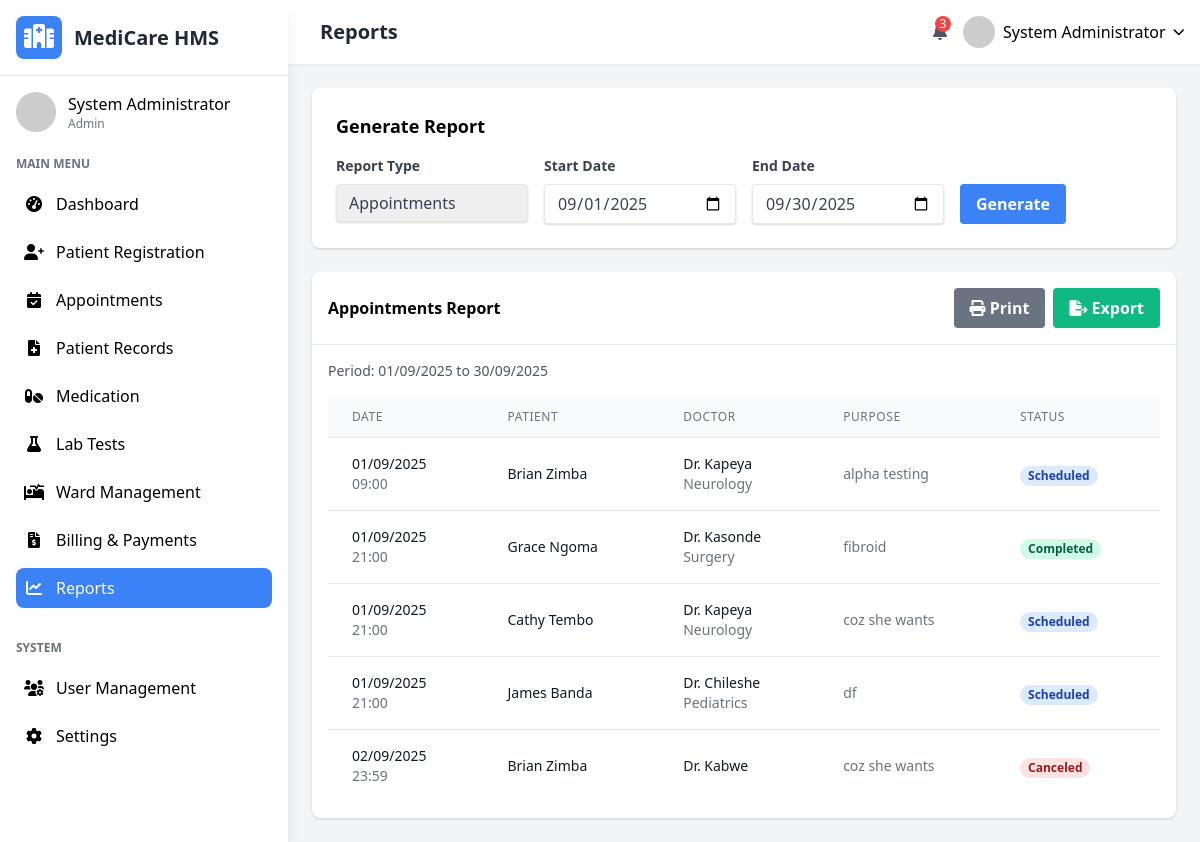
/reports.php (signed in), run on the app's committed database.
### tables this page shows
CREATE TABLE `users` (
  `user_id` int(11) NOT NULL,
  `username` varchar(50) NOT NULL,
  `password_hash` varchar(255) NOT NULL,
  `email` varchar(100) NOT NULL,
  `first_name` varchar(50) NOT NULL,
  `last_name` varchar(50) NOT NULL,
  `role` enum('admin','doctor','nurse','receptionist','lab_technician','pharmacist') NOT NULL,
  `specialization` varchar(100) DEFAULT NULL,
  `phone` varchar(20) DEFAULT NULL,
  `address` text DEFAULT NULL,
  `hire_date` date DEFAULT NULL,
  `status` enum('active','inactive','on_leave') DEFAULT 'active',
  `created_at` timestamp NOT NULL DEFAULT current_timestamp(),
  `updated_at` timestamp NOT NULL DEFAULT current_timestamp() ON UPDATE current_timestamp()
);

CREATE TABLE `appointments` (
  `appointment_id` int(11) NOT NULL,
  `patient_id` int(11) NOT NULL,
  `doctor_id` int(11) NOT NULL,
  `appointment_date` date NOT NULL,
  `start_time` time NOT NULL,
  `end_time` time NOT NULL,
  `purpose` varchar(255) NOT NULL,
  `status` enum('scheduled','completed','canceled','no_show') DEFAULT 'scheduled',
  `cancel_reason` varchar(255) DEFAULT NULL,
  `notes` text DEFAULT NULL,
  `created_by` int(11) NOT NULL,
  `created_at` timestamp NOT NULL DEFAULT current_timestamp(),
  `updated_at` timestamp NOT NULL DEFAULT current_timestamp() ON UPDATE current_timestamp()
);

CREATE TABLE `patients` (
  `patient_id` int(11) NOT NULL,
  `first_name` varchar(50) NOT NULL,
  `last_name` varchar(50) NOT NULL,
  `date_of_birth` date NOT NULL,
  `gender` enum('male','female') NOT NULL,
  `blood_type` enum('Unknown','A+','A-','B+','B-','AB+','AB-','O+','O-') DEFAULT NULL,
  `phone` varchar(20) NOT NULL,
  `email` varchar(100) DEFAULT NULL,
  `address` text DEFAULT NULL,
  `emergency_contact_name` varchar(100) DEFAULT NULL,
  `emergency_contact_phone` varchar(20) DEFAULT NULL,
  `insurance_provider` varchar(100) DEFAULT NULL,
  `insurance_policy_number` varchar(50) DEFAULT NULL,
  `registration_date` timestamp NOT NULL DEFAULT current_timestamp(),
  `updated_at` timestamp NOT NULL DEFAULT current_timestamp() ON UPDATE current_timestamp()
);

### reports.php (the view, shortened to what the rows shown need)
<?php
$page_title = "Reports";
require_once 'includes/header.php';
$settings_result = $conn->query("SELECT * FROM system_settings");
$settings = [];
while ($row = $settings_result->fetch_assoc()) {
    $settings[$row['setting_key']] = $row['setting_value'];
}
$default_settings = [
    'hospital_name' => 'MediCare Hospital',
    'date_format' => 'Y-m-d',
    'time_format' => 'H:i',
    'currency_symbol' => '$'
];
$settings = array_merge($default_settings, $settings);
$start_date = isset($_GET['start_date']) ? $_GET['start_date'] : date('Y-m-01');
$end_date = isset($_GET['end_date']) ? $_GET['end_date'] : date('Y-m-t');
$report_type = isset($_GET['report_type']) ? $_GET['report_type'] : 'appointments';
switch ($report_type) {
    case 'appointments':
        $report_data = $conn->query("
            SELECT a.*,
                   p.first_name as patient_first, p.last_name as patient_last,
                   u.first_name as doctor_first, u.last_name as doctor_last, u.specialization
            FROM appointments a
            JOIN patients p ON a.patient_id = p.patient_id
            JOIN users u ON a.doctor_id = u.user_id
            WHERE a.appointment_date BETWEEN '$start_date' AND '$end_date'
            ORDER BY a.appointment_date, a.start_time
        ");
        break;
}
function formatSystemDate($date, $format = null) {
    global $settings;
    $dateFormat = $format ?: $settings['date_format'];
    return date($dateFormat, strtotime($date));
}
function formatSystemTime($time) {
    global $settings;
    return date($settings['time_format'], strtotime($time));
}
?>
<?php if (isset($report_data)): ?>
<div class="bg-white rounded-lg shadow overflow-hidden">
    <div class="p-4">
        <div class="overflow-x-auto">
            <table class="min-w-full divide-y divide-gray-200">
                <thead class="bg-gray-50">
                    <tr>
                        <?php if ($report_type == 'patients'): ?>
                            <th class="px-6 py-3 text-left text-xs font-medium text-gray-500 uppercase tracking-wider">Patient</th>
                            <th class="px-6 py-3 text-left text-xs font-medium text-gray-500 uppercase tracking-wider">Gender</th>
                            <th class="px-6 py-3 text-left text-xs font-medium text-gray-500 uppercase tracking-wider">Phone</th>
                            <th class="px-6 py-3 text-left text-xs font-medium text-gray-500 uppercase tracking-wider">Registered</th>
                        <?php elseif ($report_type == 'appointments'): ?>
                            <th class="px-6 py-3 text-left text-xs font-medium text-gray-500 uppercase tracking-wider">Date</th>
                            <th class="px-6 py-3 text-left text-xs font-medium text-gray-500 uppercase tracking-wider">Patient</th>
                            <th class="px-6 py-3 text-left text-xs font-medium text-gray-500 uppercase tracking-wider">Doctor</th>
                            <th class="px-6 py-3 text-left text-xs font-medium text-gray-500 uppercase tracking-wider">Purpose</th>
                            <th class="px-6 py-3 text-left text-xs font-medium text-gray-500 uppercase tracking-wider">Status</th>
                        <?php endif; ?>
                    </tr>
                </thead>
                <tbody class="bg-white divide-y divide-gray-200">
                    <?php if ($report_type == 'patients'): ?>
                        <?php while ($row = $report_data->fetch_assoc()): ?>
                        <tr class="hover:bg-gray-50">
                            <td class="px-6 py-4 whitespace-nowrap">
                                <div class="text-sm font-medium text-gray-900"><?php echo htmlspecialchars($row['first_name'] . ' ' . $row['last_name']); ?></div>
                                <div class="text-sm text-gray-500"><?php echo htmlspecialchars($row['email']); ?></div>
                            </td>
                            <td class="px-6 py-4 whitespace-nowrap text-sm text-gray-500">
                                <?php echo ucfirst($row['gender']); ?>
                            </td>
                            <td class="px-6 py-4 whitespace-nowrap text-sm text-gray-500">
                                <?php echo htmlspecialchars($row['phone']); ?>
                            </td>
                            <td class="px-6 py-4 whitespace-nowrap text-sm text-gray-500">
                                <?php echo formatSystemDate($row['registration_date']); ?>
                            </td>
                        </tr>
                        <?php endwhile; ?>
                    <?php elseif ($report_type == 'appointments'): ?>
                        <?php while ($row = $report_data->fetch_assoc()): ?>
                        <tr class="hover:bg-gray-50">
                            <td class="px-6 py-4 whitespace-nowrap">
                                <div class="text-sm font-medium text-gray-900"><?php echo formatSystemDate($row['appointment_date']); ?></div>
                                <div class="text-sm text-gray-500"><?php echo formatSystemTime($row['start_time']); ?></div>
                            </td>
                            <td class="px-6 py-4 whitespace-nowrap">
                                <div class="text-sm font-medium text-gray-900"><?php echo htmlspecialchars($row['patient_first'] . ' ' . $row['patient_last']); ?></div>
                            </td>
                            <td class="px-6 py-4 whitespace-nowrap">
                                <div class="text-sm font-medium text-gray-900">Dr. <?php echo htmlspecialchars($row['doctor_last']); ?></div>
                                <div class="text-sm text-gray-500"><?php echo htmlspecialchars($row['specialization']); ?></div>
                            </td>
                            <td class="px-6 py-4 whitespace-nowrap text-sm text-gray-500">
                                <?php echo htmlspecialchars($row['purpose']); ?>
                            </td>
                            <td class="px-6 py-4 whitespace-nowrap">
                                <span class="px-2 inline-flex text-xs leading-5 font-semibold rounded-full
                                    <?php
                                    switch($row['status']) {
                                        case 'scheduled': echo 'bg-blue-100 text-blue-800'; break;
                                        case 'completed': echo 'bg-green-100 text-green-800'; break;
                                        case 'canceled': echo 'bg-red-100 text-red-800'; break;
                                    }
                                    ?>
                                ">
                                    <?php echo ucfirst(str_replace('_', ' ', $row['status'])); ?>
                                </span>
                            </td>
                        </tr>
                        <?php endwhile; ?>
                    <?php endif; ?>
                </tbody>
            </table>
        </div>
    </div>
</div>
<?php endif; ?>
<?php require_once 'includes/footer.php'; ?>

### includes/header.php (shortened to what the rows shown need)
<?php
require_once 'config.php';
$user_id = $_SESSION['user_id'];
$user_query = $conn->prepare("SELECT * FROM users WHERE user_id = ?");
$user_query->bind_param("i", $user_id);
$user_query->execute();
$user_result = $user_query->get_result();
$user = $user_result->fetch_assoc();
?>
<!DOCTYPE html>
<html lang="en">
<head>
    <link href="https://cdn.jsdelivr.net/npm/tailwindcss@2.2.19/dist/tailwind.min.css" rel="stylesheet">
    <link rel="stylesheet" href="https://cdnjs.cloudflare.com/ajax/libs/font-awesome/6.0.0-beta3/css/all.min.css">
</head>
<body class="bg-gray-100 font-sans">
    <div class="flex h-screen overflow-hidden">
        <?php include 'includes/sidebar.php'; ?>
        <div class="flex-1 overflow-y-auto main-content md:ml-64 lg:ml-72">
            <header class="bg-white shadow-sm p-4 flex justify-between items-center sticky top-0 z-10">
                <div class="flex items-center space-x-4">
                    <h2 class="text-xl font-semibold text-gray-800"><?php echo isset($page_title) ? $page_title : 'Dashboard'; ?></h2>
                </div>
                <div class="flex items-center space-x-4">
                    <div class="relative">
                        <button id="userMenuButton" class="flex items-center space-x-2 focus:outline-none">
                            <img src="https://randomuser.me/api/portraits/lego/5.jpg" alt="User" class="w-8 h-8 rounded-full">
                            <span class="hidden md:inline"><?php echo htmlspecialchars($user['first_name'] . ' ' . $user['last_name']); ?></span>
                            <i class="fas fa-chevron-down text-xs"></i>
                        </button>
                    </div>
                </div>
            </header>
            <main class="p-6">

### includes/sidebar.php (shortened to what the rows shown need)
<div class="sidebar bg-white w-64 md:w-72 shadow-lg fixed h-full overflow-y-auto transform -translate-x-full md:translate-x-0 transition-transform duration-300 ease-in-out z-20">
    <div class="p-4 flex items-center justify-between border-b">
        <div class="flex items-center space-x-3">
            <h1 class="text-xl font-bold text-gray-800">MediCare HMS</h1>
        </div>
    </div>
    <div class="p-4">
        <div class="flex items-center space-x-3 mb-6">
            <div>
                <p class="font-medium"><?php echo htmlspecialchars($user['first_name'] . ' ' . $user['last_name']); ?></p>
                <p class="text-xs text-gray-500"><?php echo ucfirst($user['role']); ?></p>
            </div>
        </div>
    </div>
</div>

### data on the page
users: first_name+last_name "System Administrator", role "Admin"
appointments: appointment_date "01/09/2025", start_time "09:00", patient.last_name "Brian Zimba", doctor.last_name "Kapeya", doctor.specialization "Neurology", purpose "alpha testing", status "Scheduled"
appointments: appointment_date "01/09/2025", start_time "21:00", patient.last_name "Grace Ngoma", doctor.last_name "Kasonde", doctor.specialization "Surgery", purpose "fibroid", status "Completed"
appointments: appointment_date "01/09/2025", start_time "21:00", patient.last_name "Cathy Tembo", doctor.last_name "Kapeya", doctor.specialization "Neurology", purpose "coz she wants", status "Scheduled"
appointments: appointment_date "01/09/2025", start_time "21:00", patient.last_name "James Banda", doctor.last_name "Chileshe", doctor.specialization "Pediatrics", purpose "df", status "Scheduled"
appointments: appointment_date "02/09/2025", start_time "23:59", patient.last_name "Brian Zimba", doctor.last_name "Kabwe", purpose "coz she wants", status "Canceled"

### other printed values
$page_title "Reports"
$report_title "Appointments Report"
formatSystemDate($start_date) "01/09/2025"
formatSystemDate($end_date) "30/09/2025"
